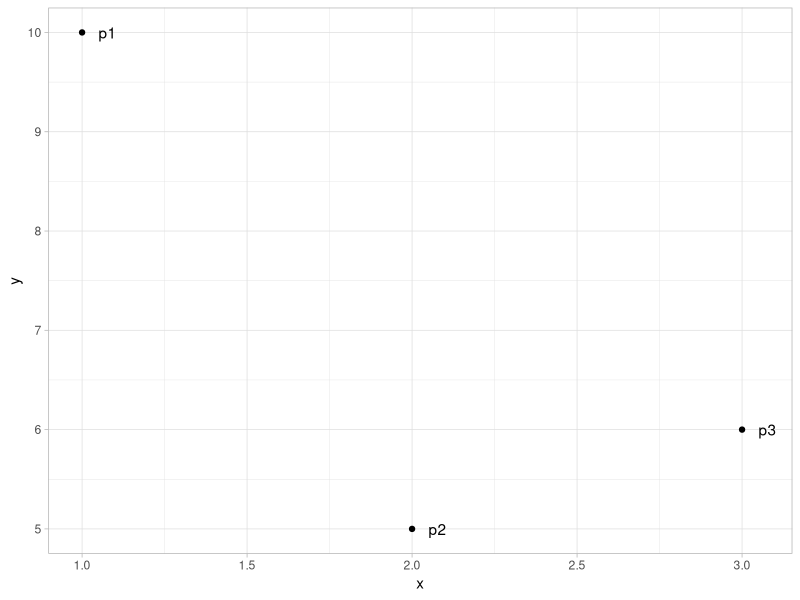

Source code (R):
## ---- chunk 1
knitr::opts_chunk$set(echo = TRUE, warning=FALSE, message=FALSE)
## ---- chunk 2
library(tibble)
library(readr)
library(dplyr)
library(ggplot2)
## ---- chunk 3
df <- tibble(
  x = c(1, 2, 3),
  y = c(10, 5, 6),
)
## ---- chunk 4
p1 <- df[1, ]
p2 <- df[2, ]

d12 <- sqrt((p1$x - p2$x)^2 + (p1$y - p2$y)^2)
## ---- chunk 5
d <- dist(df, method = "euclidean")
d <- as.matrix(d)
d
## ---- chunk 6
df %>%
  mutate(name = paste0("p", 1:nrow(df))) %>%
  ggplot(aes(x = x, y = y, label = name)) +
    geom_point() + 
    geom_text(hjust = 0, nudge_x = 0.05) +
    theme_light()
## ---- chunk 7
df <- tibble(h = c(6, 6, 8),
             w = c(200, 202, 200))
dist(df)
## ---- chunk 8
scaled_df <- df %>%
  mutate_all(scale)
scaled_df %>%
  head()
dist(scaled_df)
